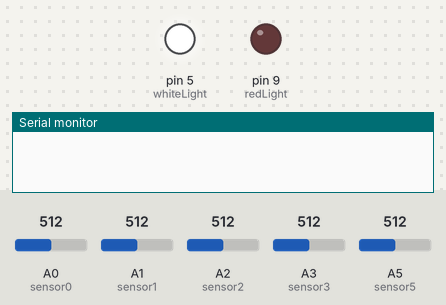
Bench run of a sketch on a simulated Arduino Uno, built with avr-gcc and run on an emulated ATmega328P. Parts: output pins drawn as LEDs (lit = HIGH), the last lines printed to the serial monitor. The test bench sets the inputs (shaded band); at power-on: A1 (sensor1) = 512, A5 (sensor5) = 512, A0 (sensor0) = 512, A2 (sensor2) = 512, A3 (sensor3) = 512.

Above: at 1.3 s.
1.4 s: A1 (sensor1) set to 23
6.7 s: A1 (sensor1) set to 19
8.6 s: A5 (sensor5) set to 23
14.2 s: A5 (sensor5) set to 18
19.0 s: A0 (sensor0) set to 23
At 23.5 s:
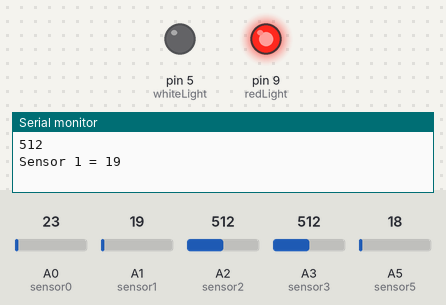
24.5 s: A0 (sensor0) set to 18
Timing chart, 0 to 27.5 s (numbered marks = the images above; inputs shaded):
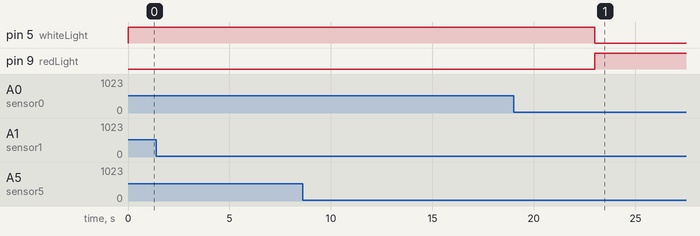

The sketch:

4_5_Huminal_lights_sensors.ino
```cpp
// Function prototypes
float whichSensor();
int distanceToUse(int sensorNum);


/*
 *  we seem to have it working properly, but it's just also having phantom reads (extra) so we need to get rid of those.
 *  -
 */


// Global variables
int redLight = 9; // pin 9
int whiteLight = 5; // pin 5

float sensor0 = A0;
float sensor1 = A1;
float sensor2 = A2;
float sensor3 = A3;
float sensor4 = A4;
float sensor5 = A5;
/* 3/31 - changed these from int to float just to see what happens */

int maxDistance; // How far the sensor should reach/register movement
int sensorNum; // Determines which sensor is triggered

void setup() {

  Serial.begin(9600);

  pinMode(redLight, OUTPUT);
  pinMode(whiteLight, OUTPUT);

  pinMode(sensor0, INPUT);
  pinMode(sensor1, INPUT);
  pinMode(sensor2, INPUT);
  pinMode(sensor3, INPUT);
  pinMode(sensor4, INPUT);
  pinMode(sensor5, INPUT);

  // Choose the farthest distance sensor should trigger from
   maxDistance = 20; // example value - this is in inches
}

void loop() {
  digitalWrite(redLight, LOW);
  digitalWrite(whiteLight, HIGH); // Turn the white 5/5/5 circuit on

  // Code runs if any sensor is triggered
  while(whichSensor()) {
    digitalWrite(whiteLight, LOW); // Turn the white 5/5/5 circuit off
    digitalWrite(redLight, HIGH); // Turn the red 5/5/5 circuit on
  }


  Serial.println(distanceToUse(sensor0));

//  int first;
//  int second;
//  int third;
//  first = whichSensor();
//  second = whichSensor();
//  third = whichSensor();

}

// This function determines which sensor was triggered, returns that sensor's pin number
float whichSensor() {

  if(distanceToUse(sensor0) <= maxDistance && analogRead(sensor0) > 0) {
    Serial.print("Sensor 0 =");
    Serial.print(analogRead(sensor0));
    Serial.println();
    delay(500);
    return sensor0;
  }
  else if(distanceToUse(sensor1) <= maxDistance && analogRead(sensor1) > 0) {
    Serial.print("Sensor 1 = ");
    Serial.print(analogRead(sensor1));
    Serial.println();
    delay(500);
    return sensor1;
  }
  else if(distanceToUse(sensor2) <= maxDistance && analogRead(sensor2) > 0) {
    Serial.print("Sensor 2 = ");
    Serial.print(analogRead(sensor2));
    Serial.println();
    delay(500);
   return sensor2;
  }
  else if(distanceToUse(sensor3) <= maxDistance && analogRead(sensor3) > 0) {
    Serial.print("Sensor 3 = ");
    Serial.print(analogRead(sensor3));
    Serial.println();
    delay(500);
    return sensor3;
  }
  else if(distanceToUse(sensor5) <= maxDistance && analogRead(sensor4) > 0) {
    Serial.print("Sensor 4 = ");
    Serial.print(analogRead(sensor4));
    Serial.println();
    delay(500);
    return sensor4;
  }
  else if(distanceToUse(sensor5) <= maxDistance && analogRead(sensor5) > 0) {
    Serial.print("Sensor 5 = ");
    Serial.print(analogRead(sensor5));
    Serial.println();
    delay(500);
    return sensor5;
  }

  return 0;
}


int distanceToUse(int sensorNum) {

  int arraySize = 5;

  int values[arraySize]; // Create array of values

// this is currently a really long delay, so we can change it to be shorter later if we need to (50!)


    // populate the array
  values[0] = analogRead(sensorNum); // add first reading to array
  delay(500);
  values[1] = analogRead(sensorNum); // add second reading to array
  delay(500);
  values[2] =  analogRead(sensorNum); // add third reading to array
  delay(500);
  values[3] = analogRead(sensorNum); // add fourth reading to array
  delay(500);
  values[4] = analogRead(sensorNum); // add fifth reading to array
  delay(500);


   int maxItem = values[0]; // max is currently first element
   int maxIdx = 0; // index of max is currently 0

   for(int i = 0; i < arraySize - 1; i++) { // for each item in the array
    if(values[i] > maxItem) {  // if the current item is greater than the current max item
      maxItem = values[i]; // update the max to be the current
      maxIdx = i; // update the max index to be the current index
    }
   }

  values[maxIdx] = 0; // set that array position to zero (instead of dropping it) --> whichever is the max, set to zero

    int sum = 0;
    for(auto item : values) { // add all the items up
      sum += item;

    }

    int avg = sum / (arraySize - 1); // average them (just the non-max ones because max is now set to zero)

  return avg; // return that avg value

}
```

Measured:
- after the input at 1.4 s, every drawn part: stays the same
- after the input at 6.7 s, every drawn part: stays the same
- after the input at 8.6 s, every drawn part: stays the same
